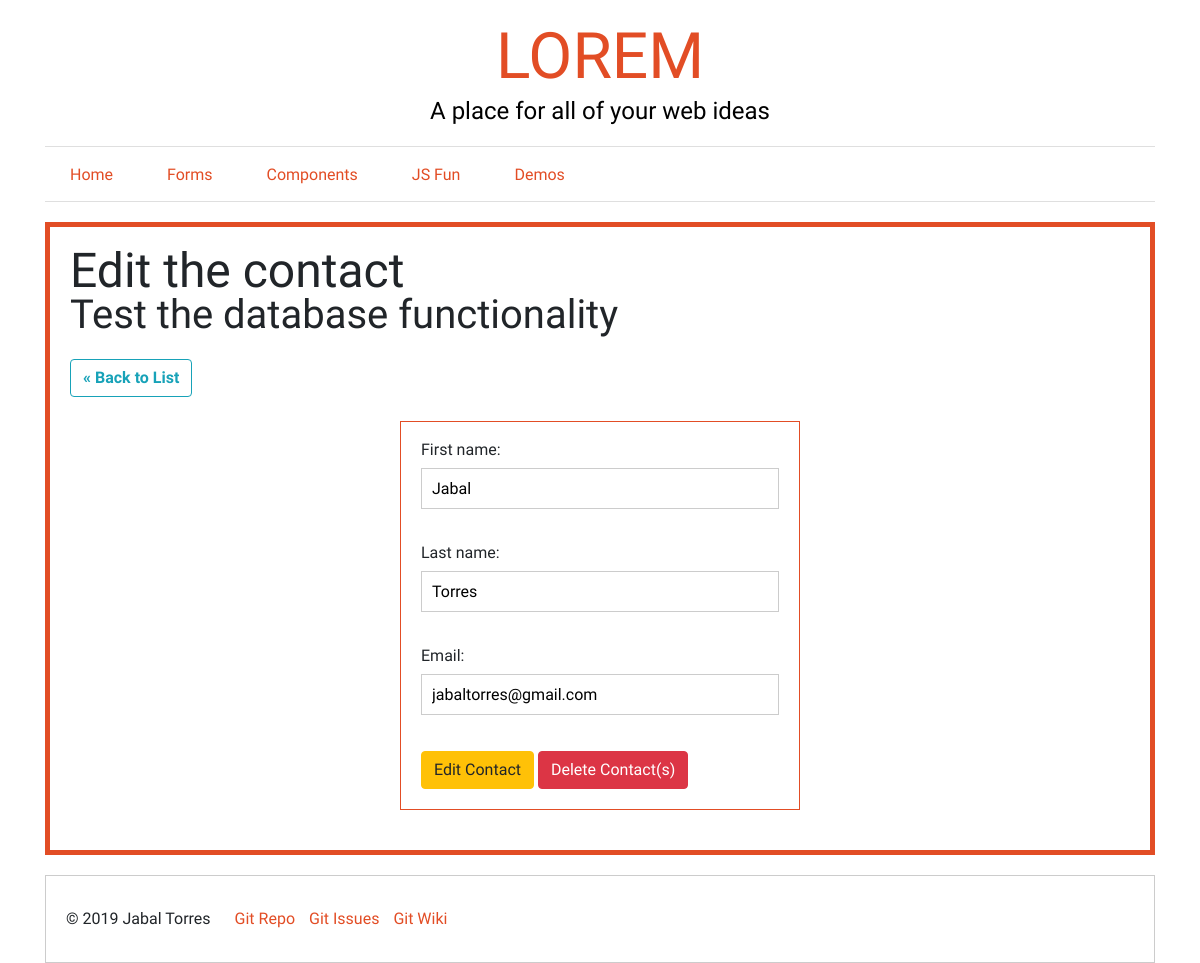
/public/contacts/contact-edit.php?id=8 (signed in), run on the app's committed database.
### tables this page shows
CREATE TABLE `email_list` (
  `id` int(11) NOT NULL,
  `first_name` varchar(20) DEFAULT NULL,
  `last_name` varchar(20) DEFAULT NULL,
  `email` varchar(60) DEFAULT NULL
);

### private/functions.php (called while the page is built, shortened)
<?php
function url_for($script_path) {
    return WWW_ROOT . $script_path;
}
function u($string="") {
    return urlencode($string);
}
function h($string="") {
    return htmlspecialchars($string);
}
?>

### private/database.php (called while the page is built, shortened)
<?php
    function db_escape($connection, $string) {
        return mysqli_real_escape_string($connection, $string);
    }
?>

### private/query_functions.php (called while the page is built, shortened)
<?php
    function find_contact_by_id($id) {
        global $db;
        $sql = "SELECT * FROM email_list ";
        $sql .= "WHERE id='" . db_escape($db, $id) . "'";
        $result = mysqli_query($db, $sql);
        $contact = mysqli_fetch_assoc($result);
        return $contact;
    }
?>

### public/contacts/contact-edit.php (the view, shortened to what this page needs)
<?php
    require_once('../../private/initialize.php');
    $id = $_GET['id'];
    if(is_post_request()) {
      $contact = [];
      $contact['id'] = $id;
      $contact['first_name'] = $_POST['first_name'] ?? '';
      $contact['last_name'] = $_POST['last_name'] ?? '';
      $contact['email'] = $_POST['email'] ?? '';
      $result = update_contact($contact);
      if($result === true) {
        redirect_to(url_for('/index.php'));
      } else {
        $errors = $result;
      }
    } else {
      $contact = find_contact_by_id($id);
    }
    $custom_class = "edit-contact-page";
    include_once(INCLUDES_PATH . '/site-header.php');
?>
<div class="container <?php echo $custom_class; ?>">
    <?php include_once(INCLUDES_PATH . '/masthead.php'); ?>
    <?php include_once(INCLUDES_PATH . '/navigation.php'); ?>
    <section id="form-section">
        <?php include_once(INCLUDES_PATH . '/headline-page.php');?>
        <a class="btn btn-outline-info mb-4 font-weight-bold" href="<?php echo url_for('/contacts/index.php'); ?>">&laquo; Back to List</a>
        <form id="form" method="post" action="<?php echo url_for('/contact-edit.php?id=' . h(u($id))); ?>">
            <label for="first_name">First name:</label>
            <input type="text" name="first_name" value="<?php echo h($contact['first_name']); ?>" /><br />
            <label for="last_name">Last name:</label>
            <input type="text" name="last_name" value="<?php echo h($contact['last_name']); ?>" /><br />
            <label for="email">Email:</label>
            <input type="text" id="email" name="email" value="<?php echo h($contact['email']); ?>" /><br />
            <input type="submit" name="submit" value="Edit Contact" id="button" class="btn btn-warning" />
            <a class="btn btn-danger" href="<?php echo url_for('/contact-remove.php'); ?>">Delete Contact(s)</a>
        </form>
    </section>
</div>
<?php include_once(INCLUDES_PATH . '/site-footer.php');?>

### data on the page
email_list: first_name "Jabal", last_name "Torres", email "jabaltorres@gmail.com"

### other printed values
$site_name "LOREM"
$site_tagline "A place for all of your web ideas"
$page_heading "Edit the contact"
$page_subheading "Test the database functionality"
$site_owner "Jabal Torres"
